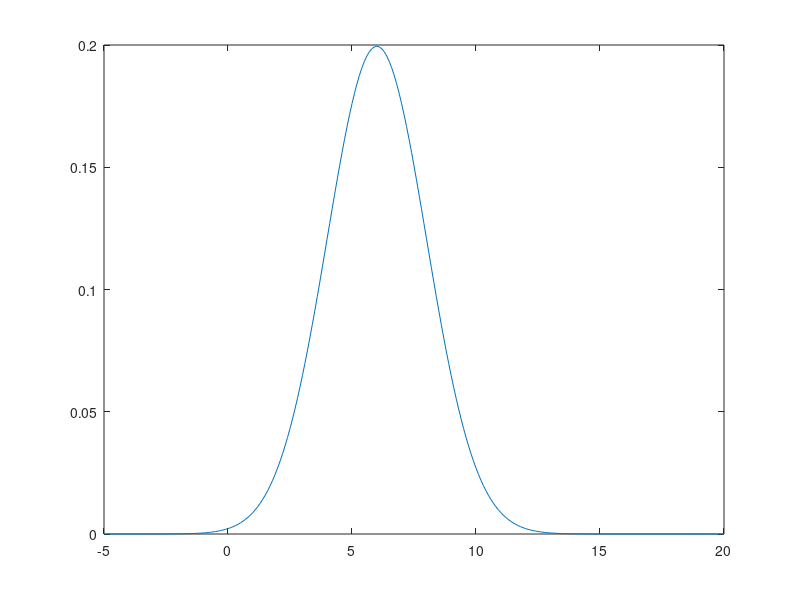

Source code (MATLAB): (Note: this script raises an error after producing the figure.)
% Malgorzata Targan
% 131420    
% laboratorium 3

clear all
close all

N = 5000
A = 4
B = 6
n = [1:N]

x = [-5:0.1:20]
%create distribution
f = sqrt(A)*randn(1,N) + B

%calculate theoretical distribution
fc = 1/sqrt(2*pi*A)*exp(-((x-B).^2)/(2*A))

[fb,x2] = hist(f, 15)
plot(x, fc);
hold on
x2
bar2(x2, fb/sum(fb), 'r')
%bar2(x, f);
